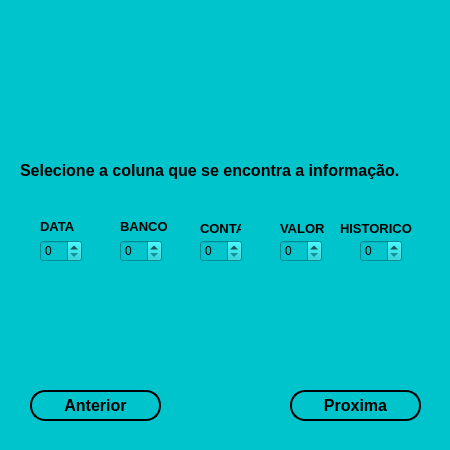
<?xml version="1.0" encoding="UTF-8"?>
<ui version="4.0">
 <class>Tela_escolha</class>
 <widget class="QMainWindow" name="Tela_escolha">
  <property name="geometry">
   <rect>
    <x>0</x>
    <y>0</y>
    <width>450</width>
    <height>450</height>
   </rect>
  </property>
  <property name="font">
   <font>
    <pointsize>10</pointsize>
   </font>
  </property>
  <property name="windowTitle">
   <string>MainWindow</string>
  </property>
  <property name="styleSheet">
   <string notr="true">background-color: #00c4cc;</string>
  </property>
  <widget class="QWidget" name="centralwidget">
   <widget class="QPushButton" name="botaoescolha">
    <property name="geometry">
     <rect>
      <x>290</x>
      <y>390</y>
      <width>131</width>
      <height>31</height>
     </rect>
    </property>
    <property name="font">
     <font>
      <pointsize>12</pointsize>
      <weight>75</weight>
      <bold>true</bold>
     </font>
    </property>
    <property name="styleSheet">
     <string notr="true">background-color: #00c4cc;
border-radius:15px;
border-style:outset;
border-width:2px;
border-color:black;</string>
    </property>
    <property name="text">
     <string>Proxima</string>
    </property>
   </widget>
   <widget class="QLabel" name="label">
    <property name="geometry">
     <rect>
      <x>30</x>
      <y>20</y>
      <width>331</width>
      <height>121</height>
     </rect>
    </property>
    <property name="text">
     <string/>
    </property>
    <property name="pixmap">
     <pixmap>LOGO.png</pixmap>
    </property>
   </widget>
   <widget class="QPushButton" name="botaoescolha_2">
    <property name="geometry">
     <rect>
      <x>30</x>
      <y>390</y>
      <width>131</width>
      <height>31</height>
     </rect>
    </property>
    <property name="font">
     <font>
      <pointsize>12</pointsize>
      <weight>75</weight>
      <bold>true</bold>
     </font>
    </property>
    <property name="styleSheet">
     <string notr="true">background-color: #00c4cc;
border-radius:15px;
border-style:outset;
border-width:2px;
border-color:black;</string>
    </property>
    <property name="text">
     <string>Anterior</string>
    </property>
   </widget>
   <widget class="QSpinBox" name="data">
    <property name="geometry">
     <rect>
      <x>40</x>
      <y>240</y>
      <width>42</width>
      <height>22</height>
     </rect>
    </property>
   </widget>
   <widget class="QSpinBox" name="spinBox">
    <property name="geometry">
     <rect>
      <x>120</x>
      <y>240</y>
      <width>42</width>
      <height>22</height>
     </rect>
    </property>
   </widget>
   <widget class="QSpinBox" name="spinBox_2">
    <property name="geometry">
     <rect>
      <x>200</x>
      <y>240</y>
      <width>42</width>
      <height>22</height>
     </rect>
    </property>
   </widget>
   <widget class="QSpinBox" name="spinBox_3">
    <property name="geometry">
     <rect>
      <x>280</x>
      <y>240</y>
      <width>42</width>
      <height>22</height>
     </rect>
    </property>
   </widget>
   <widget class="QSpinBox" name="spinBox_4">
    <property name="geometry">
     <rect>
      <x>360</x>
      <y>240</y>
      <width>42</width>
      <height>22</height>
     </rect>
    </property>
   </widget>
   <widget class="QLabel" name="label_2">
    <property name="geometry">
     <rect>
      <x>40</x>
      <y>220</y>
      <width>47</width>
      <height>13</height>
     </rect>
    </property>
    <property name="font">
     <font>
      <pointsize>10</pointsize>
      <weight>75</weight>
      <bold>true</bold>
     </font>
    </property>
    <property name="text">
     <string>DATA</string>
    </property>
   </widget>
   <widget class="QLabel" name="label_3">
    <property name="geometry">
     <rect>
      <x>120</x>
      <y>220</y>
      <width>47</width>
      <height>13</height>
     </rect>
    </property>
    <property name="font">
     <font>
      <pointsize>10</pointsize>
      <weight>75</weight>
      <bold>true</bold>
     </font>
    </property>
    <property name="text">
     <string>BANCO</string>
    </property>
   </widget>
   <widget class="QLabel" name="label_4">
    <property name="geometry">
     <rect>
      <x>200</x>
      <y>220</y>
      <width>41</width>
      <height>16</height>
     </rect>
    </property>
    <property name="font">
     <font>
      <pointsize>10</pointsize>
      <weight>75</weight>
      <bold>true</bold>
     </font>
    </property>
    <property name="text">
     <string>CONTA </string>
    </property>
   </widget>
   <widget class="QLabel" name="label_5">
    <property name="geometry">
     <rect>
      <x>280</x>
      <y>220</y>
      <width>51</width>
      <height>16</height>
     </rect>
    </property>
    <property name="font">
     <font>
      <pointsize>10</pointsize>
      <weight>75</weight>
      <bold>true</bold>
     </font>
    </property>
    <property name="text">
     <string>VALOR</string>
    </property>
   </widget>
   <widget class="QLabel" name="label_6">
    <property name="geometry">
     <rect>
      <x>340</x>
      <y>220</y>
      <width>81</width>
      <height>16</height>
     </rect>
    </property>
    <property name="font">
     <font>
      <pointsize>10</pointsize>
      <weight>75</weight>
      <bold>true</bold>
     </font>
    </property>
    <property name="text">
     <string>HISTORICO</string>
    </property>
   </widget>
   <widget class="QLabel" name="label_7">
    <property name="geometry">
     <rect>
      <x>20</x>
      <y>160</y>
      <width>411</width>
      <height>21</height>
     </rect>
    </property>
    <property name="font">
     <font>
      <pointsize>12</pointsize>
      <weight>75</weight>
      <bold>true</bold>
     </font>
    </property>
    <property name="text">
     <string>Selecione a coluna que se encontra a informação.</string>
    </property>
   </widget>
  </widget>
  <widget class="QStatusBar" name="statusbar"/>
 </widget>
 <resources/>
 <connections/>
</ui>
